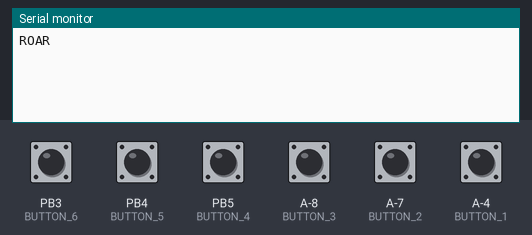
Recording of a sketch running on a simulated ATtiny85, built for the host (arithmetic inside an expression is 32-bit, double 64-bit). Parts: the last lines printed to the serial monitor. The test bench sets the inputs (shaded band); at power-on: A-4 (BUTTON_1), A-7 (BUTTON_2), A-8 (BUTTON_3), PB3 (BUTTON_6), PB4 (BUTTON_5), PB5 (BUTTON_4) HIGH. EEPROM starts erased.

Above: at 1.7 s.
1.8 s: PB3 (BUTTON_6) pulled LOW for 0.25 s
At 2.8 s:
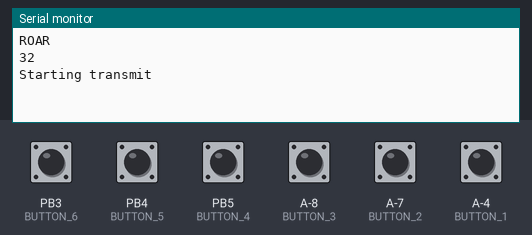
3.5 s: PB4 (BUTTON_5) pulled LOW for 0.25 s
At 3.9 s:
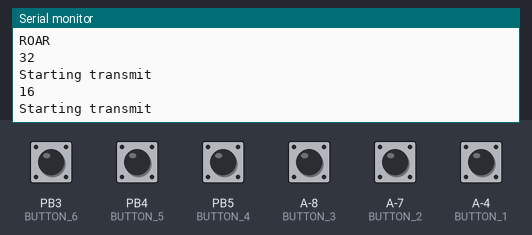
5.2 s: PB5 (BUTTON_4) pulled LOW for 0.25 s
At 5.6 s:
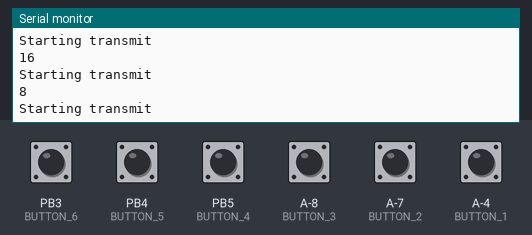
6.9 s: A-8 (BUTTON_3) pulled LOW for 0.25 s
At 8.2 s:
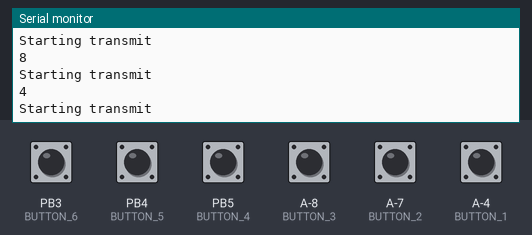
8.6 s: A-7 (BUTTON_2) pulled LOW for 0.25 s
At 9.9 s:
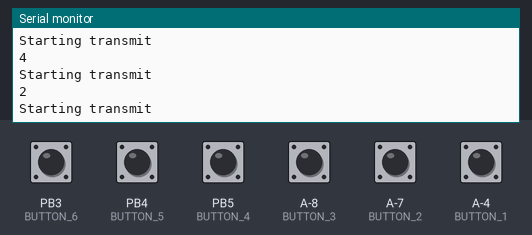
10.3 s: A-4 (BUTTON_1) pulled LOW for 0.25 s
At 11.7 s:
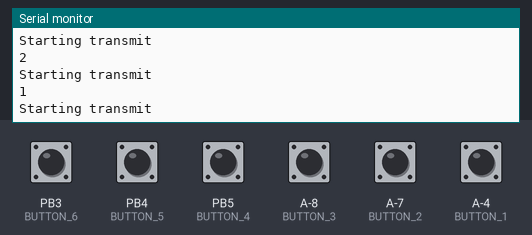
Timing chart, 0 to 13.0 s (numbered marks = the images above; inputs shaded):
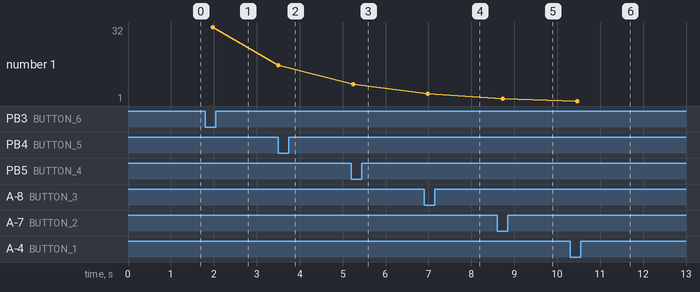

The sketch:

RemoteControl_null.ino
```cpp
#include <avr/sleep.h>
#include <avr/power.h>

#define txpin 2
#define txPIN PINB
#define txPORT PORTB
#define txBV 4
#define RX_MAX_LEN 256
#include <EEPROM.h>
//#define LED5 4
//#define LED_ON 1
//#define LED_OFF 0
#define BUTTON_1 10
#define BUTTON_2 7
#define BUTTON_3 6
#define BUTTON_4 5
#define BUTTON_5 4
#define BUTTON_6 3

#define PCMSK0_SLEEP 0xF9 //0b11111001

unsigned char txrxbuffer[RX_MAX_LEN >> 3];
byte btnst = 0;
byte myid;
byte mytarget=31;
byte sleeping = 0;
byte TXLength = 0;


unsigned int txOneLength  = 525;
unsigned int txZeroLength  = 300;
unsigned int txLowTime  = 300;
unsigned int txSyncTime  = 2000;
unsigned int txTrainLen  = 200;
byte txTrainRep  = 20;

const byte commands[][12] PROGMEM={
  {2,   5,  15, 7, 0,1,200,4,50, 15,0,2},
  {2,   4,  0,  6, 0,1,100,4,25, 25,0,0},
  {1,   6,  31, 5, 0,1,050,4,0,  22,0,1},
  {4,   4,  150,4, 0,0,200,3,250,10,1,0},
  {5,   4  ,50, 8, 0,0,100,3,225,5,12,3}
};
/*
unsigned int rxSyncMin  = 1750;
unsigned int rxSyncMax  = 2250;
unsigned int rxZeroMin  = 100;
unsigned int rxZeroMax  = 490;
unsigned int rxOneMin  = 510;
unsigned int rxOneMax  = 900;
unsigned int rxLowMax  = 900;
unsigned int txOneLength  = 700;
unsigned int txZeroLength  = 300;
unsigned int txLowTime  = 500;
unsigned int txSyncTime  = 2000;
unsigned int txTrainLen  = 200;
byte txTrainRep  = 30;
*/
unsigned int txRepDelay = 2000; //delay between consecutive transmissions
byte txRepCount = 5; //number of times to repeat each transmission

void setup() {
  if (EEPROM.read(3) < 255) {
#ifdef OSCCAL
    OSCCAL = EEPROM.read(3);
#else
    OSCCAL0 = EEPROM.read(3);
#endif
    delay(50); //let's be cautious;
  }
  byte tval = EEPROM.read(8);
  mytarget = (tval == 255) ? mytarget : tval;
  tval = EEPROM.read(9);
  myid = (tval == 255) ? myid : tval;
  pinMode(txpin,OUTPUT);
  //pinMode(LED5,OUTPUT);
  pinMode(3, INPUT_PULLUP);
  pinMode(4, INPUT_PULLUP);
  pinMode(5, INPUT_PULLUP);
  pinMode(6, INPUT_PULLUP);
  pinMode(7, INPUT_PULLUP);
  pinMode(10, INPUT_PULLUP);
  GIMSK |= 1 << PCIE0; //enable PCINT on port A
  PCMSK0 = 0;
  ADCSRA &= 127; //turn off ADC, we don't need it and it's just gonna waste power.
  Serial.begin(9600);
  delay(500);
  Serial.println("ROAR");

}

ISR (PCINT0_vect) // handle pin change interrupt for D0 to D7 here
{
  PCMSK0 = 0; //disable the interrupts by masking it off.
  sleeping = 0;
}

byte getBtnst() {
  byte retval=0;
  retval+=digitalRead(BUTTON_1); //pin1
  retval+=digitalRead(BUTTON_2)<<1; //pin2
  retval+=digitalRead(BUTTON_3)<<2; //pin3
  retval+=digitalRead(BUTTON_4)<<3; //pin4
  retval+=digitalRead(BUTTON_5)<<4; //pin5
  retval+=digitalRead(BUTTON_6)<<5; //pin6
  return (~retval) & 0x3F;
}


void loop() {
  //btnst=(~PINB)&0x0F;
  byte btnst = getBtnst();
  if (btnst) {
    Serial.println(btnst);
    if (btnst == 1 ) {
      preparePayload16(0,0);
    } else if (btnst == 2) {
      preparePayload16(1,0);
    } else if (btnst == 4) {
      preparePayload16(2,0);
    } else if (btnst == 8) {
      preparePayload16(3,0);
    } else if (btnst ==16){
      preparePayload16(4,0);
    } else if (btnst ==32){
      preparePayload16(5,0);
    }
    doTransmit(10);
  }
  delay(50);
  if (!btnst) { //make sure all the buttons are not pressed, otherwise skip sleep and send the signal again
    PCMSK0 = PCMSK0_SLEEP;
    set_sleep_mode(SLEEP_MODE_PWR_DOWN);
    sleeping = 1;
    sleep_enable();
    //Serial.println("sleep enabled");
    //delay(200);
    sleep_mode();
    //now we're sleeping....

    sleep_disable(); //execution will continue from here.
    delay(60);
  }
}

void preparePayload(byte btn, byte notused) {
  byte plen = txrxbuffer[0] >> 6;
  plen = 4 << plen;
  txrxbuffer[0] = mytarget;
  txrxbuffer[1] = 0x55;
  txrxbuffer[2] = 0xF0 + btn;
  txrxbuffer[3] = 0x50;
  TXLength = 4;
}
void preparePayload8(byte btn,byte rover) {
  byte plen = txrxbuffer[0] >> 6;
  plen = 4 << plen;
  txrxbuffer[0] = 64|mytarget;
  txrxbuffer[1] = 0x55;
  txrxbuffer[2] = ((myid & 0x0F) << 4) + btn;
  txrxbuffer[3] = (rover?0x50:0x20);
  txrxbuffer[4] = 0x54;
  txrxbuffer[5] = 0x55;
  txrxbuffer[6] = 0x56;

  TXLength = 8;
}
void preparePayload16(byte btn,byte notused) {
  if (btn > 5) btn=5;
  txrxbuffer[0] = 128|mytarget;
  txrxbuffer[1] = 0xF0;
  txrxbuffer[2] = 0xF0;
  txrxbuffer[3] = 0xF0;
  txrxbuffer[4] = 0xF0;
  txrxbuffer[5] = 0xF0;
  txrxbuffer[6] = 0xF0;
  txrxbuffer[7] = 0xF0;
  txrxbuffer[8] = 0xF0;
  txrxbuffer[9] = 0xF0;
  txrxbuffer[10] = 0xF0;
  txrxbuffer[11] = 0xF0;
  txrxbuffer[12] = 0xF0;
  txrxbuffer[13] = 0xF0;
  txrxbuffer[14] = btn;
  TXLength = 16;
}
void preparePayload32(byte btn,byte rover) {
  byte plen = txrxbuffer[0] >> 6;
  plen = 4 << plen;
  txrxbuffer[0] = 128|64|mytarget;
  txrxbuffer[1] = 0x55;
  txrxbuffer[2] = ((myid & 0x0F) << 4) + btn;
  txrxbuffer[3] = (rover?0x50:0x20);
  txrxbuffer[4] = 0x54;
  txrxbuffer[5] = 0x55;
  txrxbuffer[6] = 0x56;
  txrxbuffer[7] = 0x54;
  txrxbuffer[8] = 0x55;
  txrxbuffer[9] = 0x56;
  txrxbuffer[10] = 0x54;
  txrxbuffer[11] = 0x55;
  txrxbuffer[12] = 0x56;
  txrxbuffer[13] = 0x54;
  txrxbuffer[14] = 0x55;
  txrxbuffer[15] = 0x55;
  txrxbuffer[16] = 0x55;
  txrxbuffer[17] = 0x55;
  txrxbuffer[18] = 0x55;
  txrxbuffer[19] = 0x55;
  txrxbuffer[20] = 0x10;
  txrxbuffer[21] = 0x25;
  txrxbuffer[22] = 0xFF;
  txrxbuffer[23] = 0x57;
  txrxbuffer[24] = 0x55;
  txrxbuffer[25] = 0x0F;
  txrxbuffer[26] = 0xF0;
  txrxbuffer[27] = 0x55;
  txrxbuffer[28] = 0x55;
  txrxbuffer[29] = 0x55;
  txrxbuffer[30] = 0x55;
  txrxbuffer[31] = 0x55;

  TXLength = 32;
}


void doTransmit(int rep) { //rep is the number of repetitions
  Serial.println("Starting transmit");

  byte txchecksum = 0;
  for (byte i = 0; i < TXLength - 1; i++) {
    txchecksum = txchecksum ^ txrxbuffer[i];
  }
  if (TXLength == 4) {
    txchecksum = (txchecksum & 0x0F) ^ (txchecksum >> 4) ^ ((txrxbuffer[3] & 0xF0) >> 4);
    txrxbuffer[3] = (txrxbuffer[3] & 0xF0) + (txchecksum & 0x0F);
  } else {
    txrxbuffer[TXLength - 1] = txchecksum;
  }
  for (byte r = 0; r < rep; r++) {

    for (byte j = 0; j < 2 * txTrainRep; j++) {
      delayMicroseconds(txTrainLen);
      digitalWrite(txpin, j & 1);
      txPIN = txBV;
    }
    txPORT|=txBV;
    delayMicroseconds(txSyncTime);
    txPIN = txBV;
    delayMicroseconds(txSyncTime);
    for (byte k = 0; k < TXLength; k++) {
      //send a byte
            for (int m = 7; m >= 0; m--) {
        txPIN = txBV;
        if ((txrxbuffer[k] >> m) & 1) {
          delayMicroseconds(txOneLength);
        } else {
          delayMicroseconds(txZeroLength);
        }
        txPIN = txBV;
        /*
        if ((txrxbuffer[k] >> m) & 1) {
          delayMicroseconds(txOneLength);
        } else {
          delayMicroseconds(txZeroLength);
        }
       */
        delayMicroseconds(txLowTime);
            }
      //done with that byte
    }
    //done with sending this packet;
    //digitalWrite(txpin, 1); //make sure it's off;
    //interrupts();
    delayMicroseconds(rep>5?2500:5000); //wait 2.5ms before doing the next round.
    digitalWrite(txpin,0);
  }
  TXLength = 0;
}
```

Measured:
- after the input at 1.8 s, the serial monitor: prints a new line after 0.17 s (image 1)
- after the input at 3.5 s, the serial monitor: prints a new line at once (image 2)
- after the input at 5.2 s, the serial monitor: prints a new line at once (image 3)
- after the input at 6.9 s, the serial monitor: prints a new line after 0.09 s (image 4)
- after the input at 8.6 s, the serial monitor: prints a new line after 0.13 s (image 5)
- after the input at 10.3 s, the serial monitor: prints a new line after 0.17 s (image 6)
- plotted number 1: 32 → 16 after the input at 3.5 s, 16 → 8 after the input at 5.2 s, 8 → 4 after the input at 6.9 s, 4 → 2 after the input at 8.6 s, 2 → 1 after the input at 10.3 s
